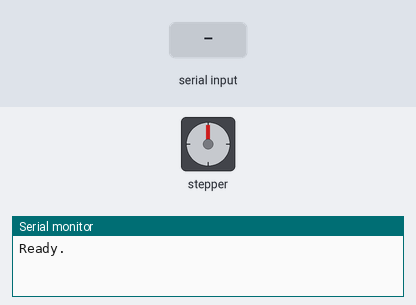
This sketch was run on a simulated Arduino Uno, built with avr-gcc and run on an emulated ATmega328P. Shown: stepper motor, the last lines printed to the serial monitor. Wiring (inferred from the names in the program): stepper motor driver (200 steps per turn assumed): step pin 3; direction pin 2; enable pin 4. Inputs (shaded band) come from the test bench.

Above: at 1.2 s.
1.3 s: "90,45\n" received over Serial
At 1.45 s:
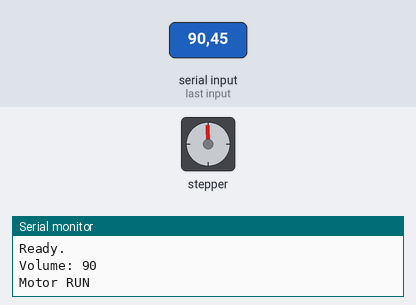
At 2.05 s:
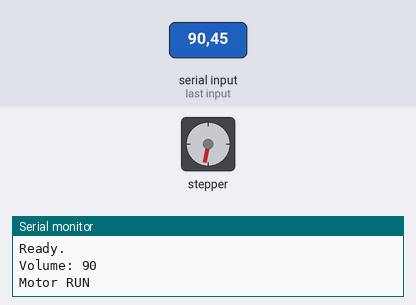
4.3 s: "90,45\n" received over Serial
7.3 s: "30,150\n" received over Serial
8.8 s: "5\n" received over Serial
At 8.95 s:
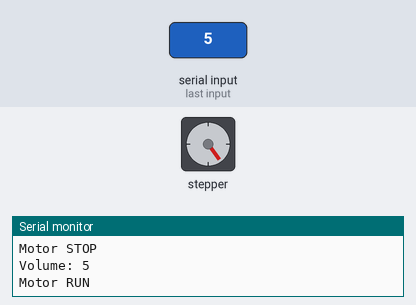
11.8 s: "90\n" received over Serial
Timing chart, 0 to 15.8 s (numbered marks = the images above; inputs shaded):
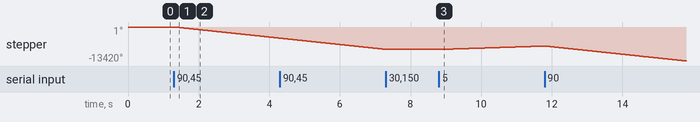

Measured:
- after the input at 1.3 s, stepper: keeps turning counter-clockwise at about 1477°/s, starting at once
- after the input at 8.8 s, stepper: keeps turning clockwise at about 446°/s, starting at once

The sketch:

robot2_arduino.ino
```cpp
#define dirPin 2
#define stepPin 3
#define enablePin 4

const int THRESHOLD = 10;

bool motorActive = false;
bool lastMotorActive = false;

unsigned long lastStepTime = 0;
unsigned long stepInterval = 4000;

String inputBuffer = "";

void setup() {

  pinMode(stepPin, OUTPUT);
  pinMode(dirPin, OUTPUT);
  pinMode(enablePin, OUTPUT);

  digitalWrite(dirPin, HIGH);
  digitalWrite(enablePin, HIGH); // start disabled

  Serial.begin(9600);

  Serial.println("Ready.");
}

void loop() {

  // -------- READ SERIAL LINE --------
  while (Serial.available() > 0) {

    char c = Serial.read();

    if (c == '\n') {

      int volume = inputBuffer.toInt();

      Serial.print("Volume: ");
      Serial.println(volume);

      inputBuffer = "";

      // -------- LOGIC --------
      if (volume < THRESHOLD) {

        // normal direction
        digitalWrite(dirPin, HIGH);
        stepInterval = 4000;
        motorActive = true;

      }
      else if (volume >= 85 && volume <= 100) {

        // reverse direction, fast
        digitalWrite(dirPin, LOW);
        stepInterval = 1200;
        motorActive = true;

      }
      else {

        motorActive = false;

      }

      // -------- STATE CHANGE --------
      if (motorActive != lastMotorActive) {

        if (motorActive) {
          Serial.println("Motor RUN");
          digitalWrite(enablePin, LOW);
        }
        else {
          Serial.println("Motor STOP");
          digitalWrite(enablePin, HIGH);
        }

        lastMotorActive = motorActive;
      }

    }
    else {
      inputBuffer += c;
    }
  }

  // -------- MOTOR STEP GENERATION --------
  if (motorActive) {

    unsigned long now = micros();

    if (now - lastStepTime >= stepInterval) {

      lastStepTime = now;

      digitalWrite(stepPin, HIGH);
      delayMicroseconds(5);
      digitalWrite(stepPin, LOW);

    }
  }
}
```
